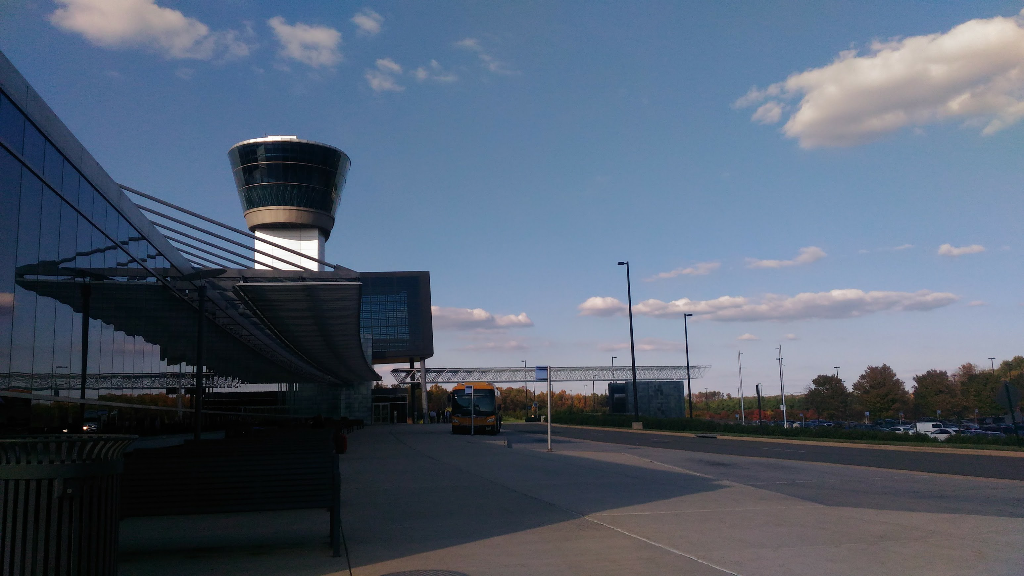
#> input picture images/Museum.bmp, 1024 x 576 px
$ python 1_gamma_correction.py
#> lines starting #> are read from the running program, lines starting #| are printed output that depends on the picture
import numpy as np
import cv2

def gamma_correction(f, gamma = 2.0):
	g = f.copy()
	nr, nc = f.shape[:2]
	c = 255.0 / (255.0 ** gamma)
	table = np.zeros(256)
	for i in range(256):
		table[i] = round(i ** gamma * c, 0)
	if f.ndim != 3:
		for x in range(nr):
			for y in range(nc):
				g[x,y] = table[f[x,y]]
	else:
		for x in range(nr):
			for y in range(nc):
				for k in range(3):
					g[x,y,k] = table[f[x,y,k]]
	return g

def main():
	img = cv2.imread("../images/Museum.bmp", 0)
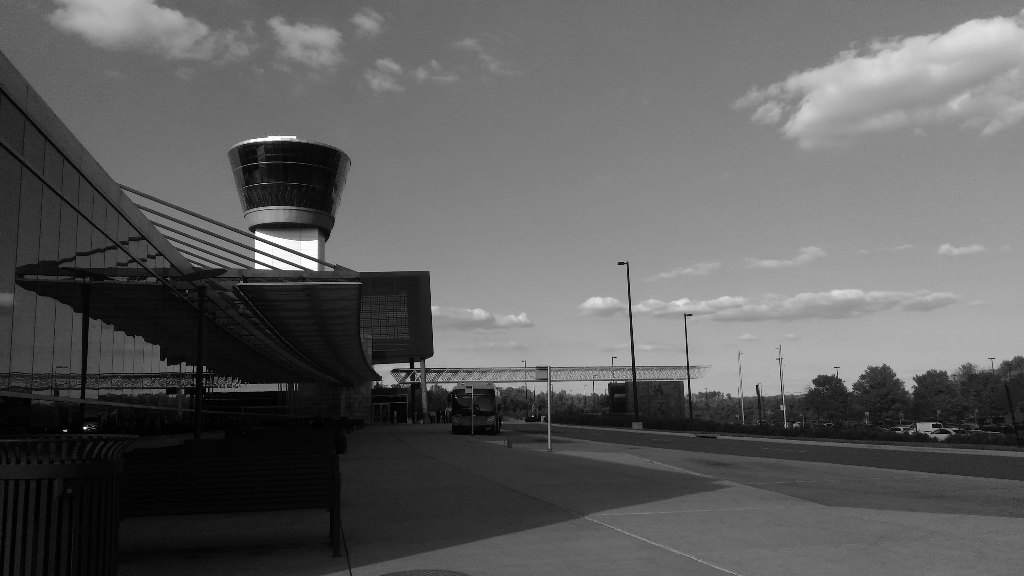
#> img: shape (576, 1024); min 0, max 255, mean 93.4
	img1 = gamma_correction(img, 0.1)
#> after the loop in gamma_correction, `for x in range(nr):`:
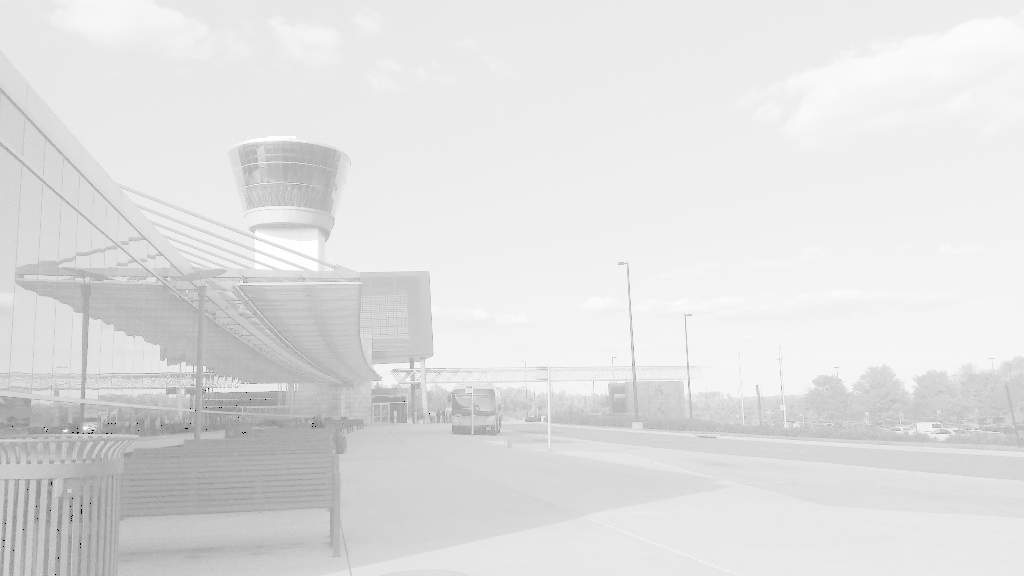
#> g: shape (576, 1024); min 0, max 255, mean 224
	img2 = gamma_correction(img, 0.2)
#> call 2 of gamma_correction, with gamma = 0.2
#> after the loop in gamma_correction (call 2), `for x in range(nr):`:
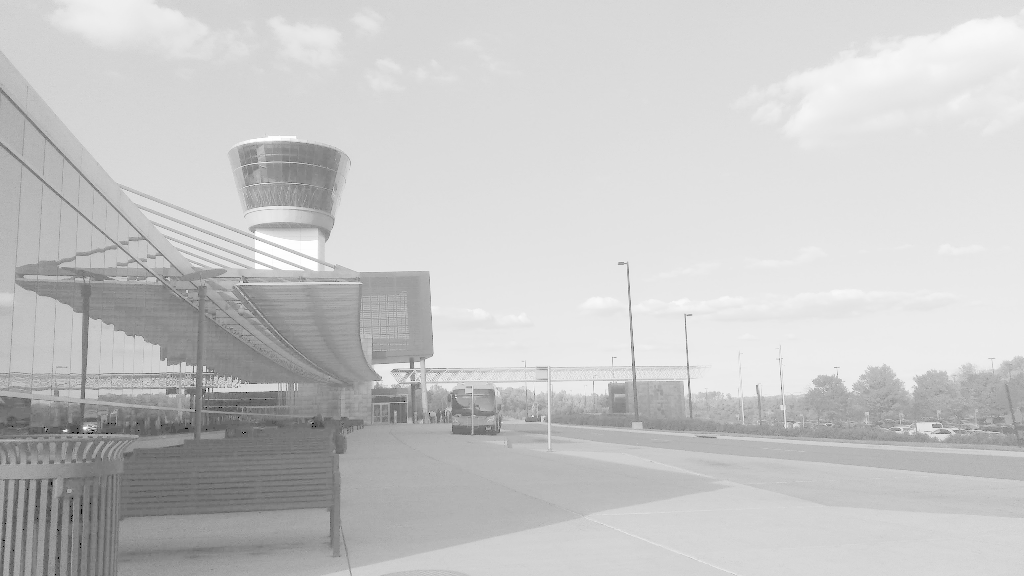
#> g: shape (576, 1024); min 0, max 255, mean 198.7
	img3 = gamma_correction(img, 0.5)
#> call 3 of gamma_correction, with gamma = 0.5
#> after the loop in gamma_correction (call 3), `for x in range(nr):`:
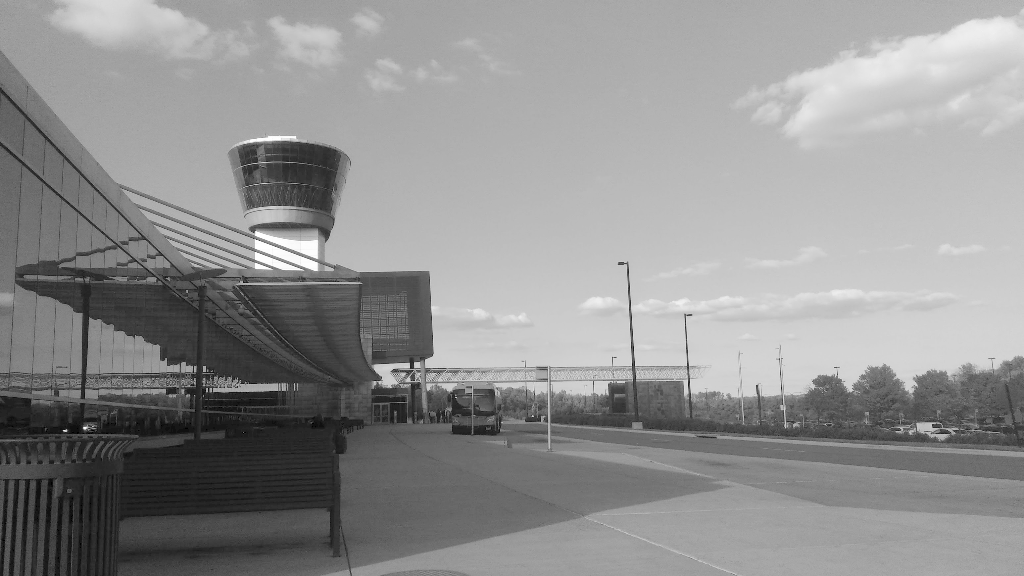
#> g: shape (576, 1024); min 0, max 255, mean 144.6
	cv2.imshow("Original Image", img)
	cv2.imshow("Gamma = 0.1", img1)
	cv2.imshow("Gamma = 0.2", img2)
	cv2.imshow("Gamma = 0.5", img3)
	cv2.waitKey(0)

main()

$ run again, with images/Akiyo.bmp copied over images/Museum.bmp
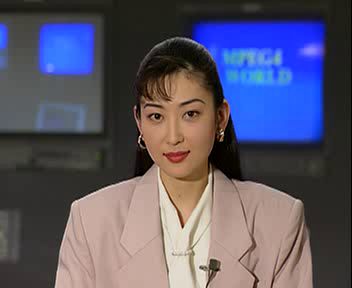
#> input picture images/Akiyo.bmp, 352 x 288 px
#> after the loop in gamma_correction (call 2), `for x in range(nr):`:
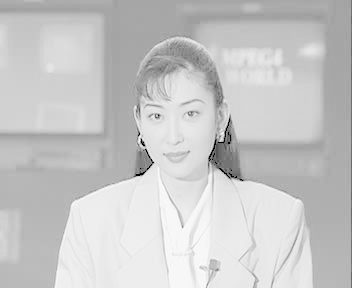
#> g: shape (288, 352); min 0, max 252, mean 199.1
#> after the loop in gamma_correction (call 3), `for x in range(nr):`:
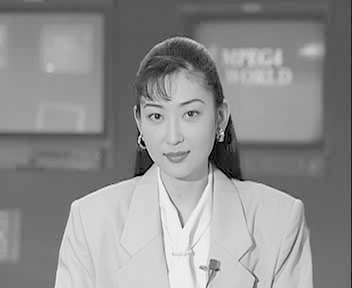
#> g: shape (288, 352); min 0, max 248, mean 142.8

$ run again, with images/B.bmp copied over images/Museum.bmp
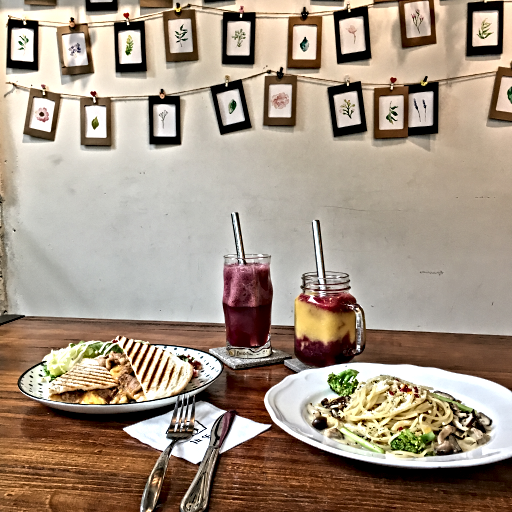
#> input picture images/B.bmp, 512 x 512 px
#> after the loop in gamma_correction (call 2), `for x in range(nr):`:
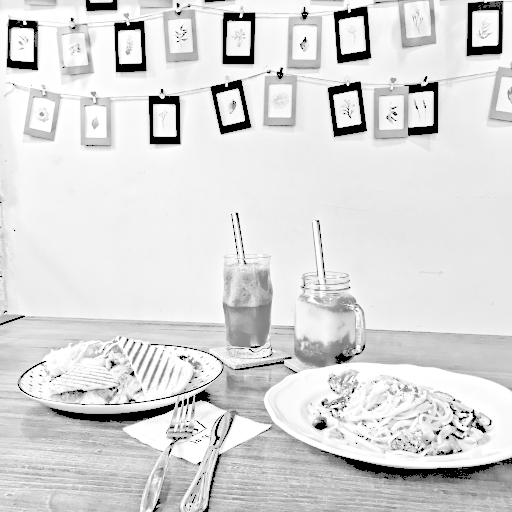
#> g: shape (512, 512); min 0, max 255, mean 217.2
#> after the loop in gamma_correction (call 3), `for x in range(nr):`:
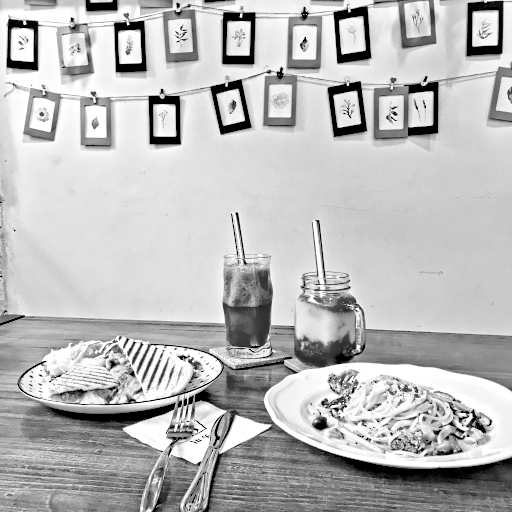
#> g: shape (512, 512); min 0, max 255, mean 186.2
